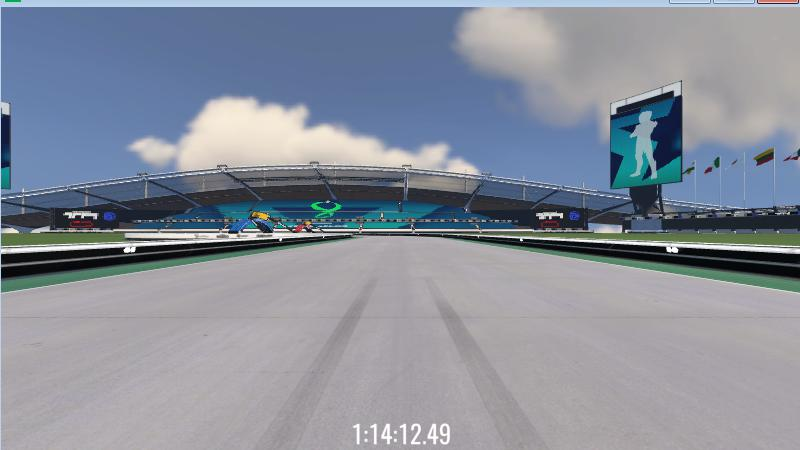
#> input picture images/assets/ligne.jpg, 800 x 450 px
$ jupyter execute lidar.ipynb   (older library calls are emulated)
#> lines starting #> are read from the running program, lines starting #| are printed output that depends on the picture; after the words box and inside, x2 and y2 are one past the last pixel; in counts of white or black regions, pixels touching at a corner belong together
[cell 1]
from screenshot import screenshot
from PIL import Image, ImageDraw
import matplotlib.pyplot as plt
import numpy as np

[cell 2]
def display(imArray, r=1, c=1, title=[], size=6, gray=True):
    fig, ax = plt.subplots(r, c, figsize=(size*c, size*r))
    # fig.patch.set_facecolor('#090909')
    if(len(imArray.shape) > 2):
        n = r*c
        ax = np.array(ax).flatten()
        if(len(title) != n):
            title = np.repeat("", n)
        for i in range(n):
            ax[i].axis('off')
            if(gray):
                ax[i].imshow(imArray[i], cmap='gray')
            else:
                ax[i].imshow(imArray[i])
            ax[i].set_title(str(title[i]))
    else:
        ax.axis('off')
        if(gray):
            ax.imshow(imArray, cmap='gray')
        else:
            ax.imshow(imArray)
        ax.set_title(str(title))


def concat(x, y):
    return np.array([np.array(x), np.array(y)])


def saveFromArray(array, name):
    frame = Image.fromarray(array)
    frame.save('assets/'+name + '.jpg')


def saveFromImage(img, name):
    img.save('assets/'+name + '.jpg')


h = 450
w = 800

[cell 3]
# frame = Image.fromarray(screenshot())
# image = 'ligne.jpg'
# frame.save(image)

[cell 4]
# frame = Image.fromarray(screenshot())
# image = 'virage.jpg'
# frame.save(image)

[cell 5]
ligne = Image.open("assets/ligne.jpg")
#> ligne is the input picture: PIL image 800x450 RGB; mean R, G, B 136.2, 142.8, 155.4
virage = Image.open("assets/virage.jpg")
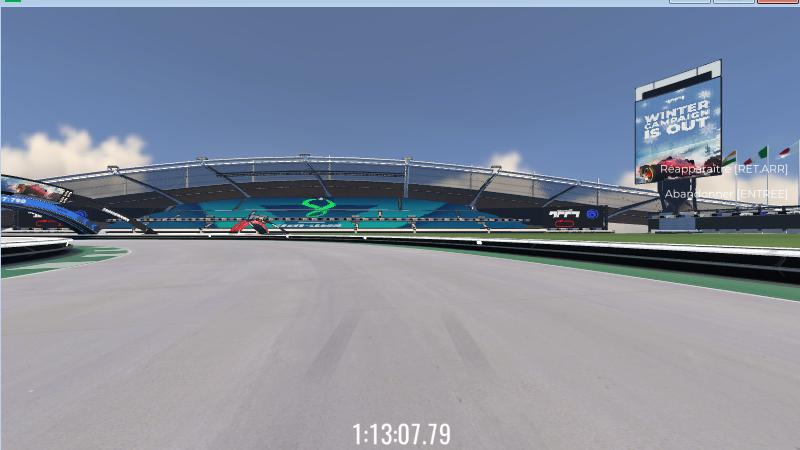
#> input picture images/assets/virage.jpg, 800 x 450 px
#> virage is the input picture: PIL image 800x450 RGB; mean R, G, B 130.8, 139.7, 156.8

display(concat(ligne, virage), r=1, c=2, title=[
        'ligne', 'virage'], gray=False, size=10)
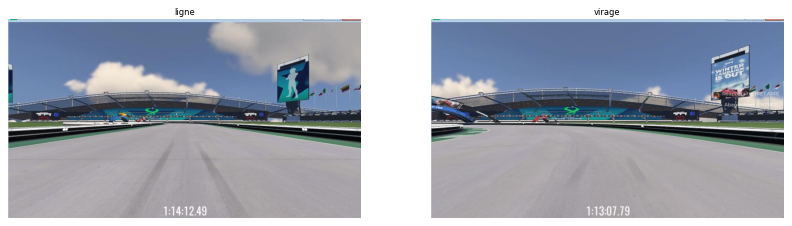
#> figure drawn by matplotlib, 2 panels

[cell 6]
def initCrop(img, l, u, r, d):
#> called with l = 0, u = 225, r = 0, d = 0
    img = img.crop((l, u, img.size[0]-r, img.size[1]-d))
    return img

[cell 7]
ligneCrop = initCrop(ligne, 0, ligne.size[1]//2, 0, 0)
virageCrop = initCrop(virage, 0, virage.size[1]//2, 0, 0)

saveFromImage(ligneCrop, "ligne_crop")
saveFromImage(virageCrop, "virage_crop")

display(concat(ligneCrop, virageCrop), r=1, c=2, title=[
        'ligne crop', 'virage crop'], gray=False, size=10)

[cell 8]
def imgReshape(img):
    img = img.resize((w, h), Image.ANTIALIAS)
#> img: PIL image 800x450 RGB
    img = img.convert('L')
#> img: PIL image 800x450 L
    img = np.array(img)
    return img.reshape((h, w, 1))

[cell 9]
ligneReshape = imgReshape(ligneCrop)
virageReshape = imgReshape(virageCrop)

saveFromArray(np.squeeze(ligneReshape, axis=2), "ligne_reshape")
saveFromArray(np.squeeze(ligneReshape, axis=2), "virage_reshape")

display(concat(ligneReshape, virageReshape), r=1, c=2, title=[
        'ligne reshape', 'virage reshape'], gray=True, size=10)

[cell 10]
def threshold(img, threshold=50):
#> called with threshold = 50
    img = img.point(lambda p: p < threshold and 255)
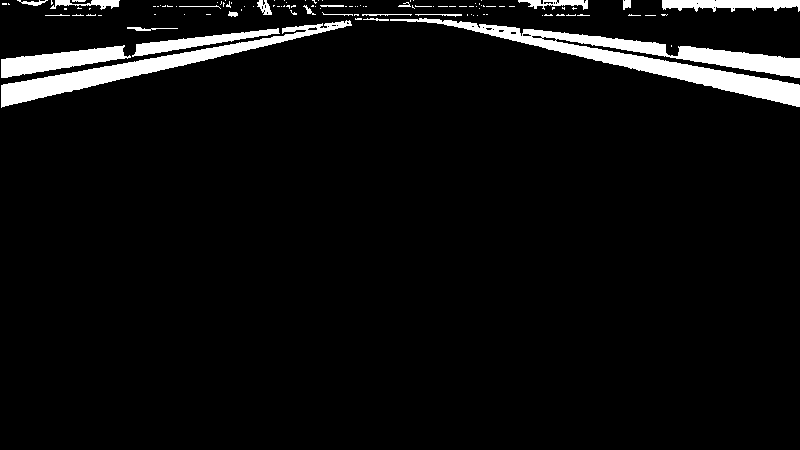
#> img: PIL image 800x450 L; 5.4% white; 112 white regions (90 under 20 px), largest, box (x1, y1, x2, y2) and area: (390, 18, 800, 107) 8456, (1, 20, 352, 108) 4709, (1, 45, 131, 78) 1994
    return img

[cell 11]
ligneTreshold = threshold(Image.fromarray(np.squeeze(ligneReshape, axis=2)))
virageTreshold = threshold(Image.fromarray(np.squeeze(virageReshape, axis=2)))
#> call 2 of threshold, with threshold = 50
#> in threshold (call 2), `img = img.point(lambda p: p < threshold and 255)`:
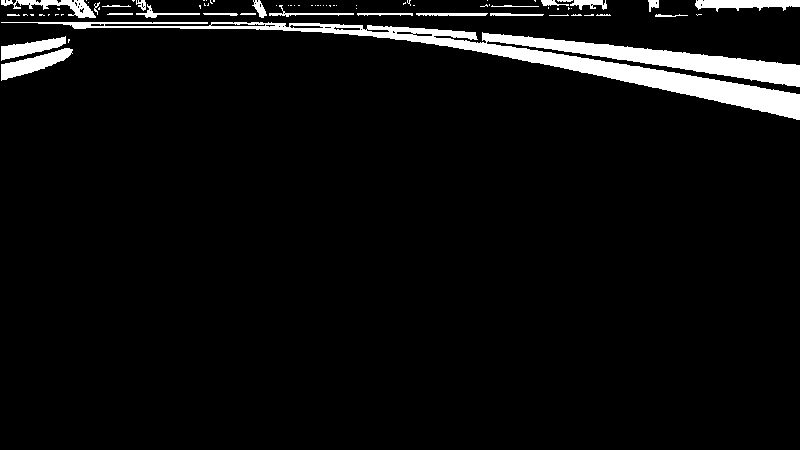
#> img: PIL image 800x450 L; 5.2% white; 75 white regions (49 under 20 px), largest, box (x1, y1, x2, y2) and area: (1, 22, 800, 120) 13570, (1, 48, 73, 81) 975, (695, 0, 800, 12) 823

saveFromImage(ligneTreshold, "ligne_threshold")
saveFromImage(virageTreshold, "virage_threshold")

[cell 12]
def findWalls(img_np, no_lines=11, threshold=50):
#> called with no_lines = 11, threshold = 50
    h, w, _ = img_np.shape
#> h = 450; w = 800
    dx = w//no_lines
#> dx = 72

    end_points = []
    start_points = range(dx//2, w, dx)
    for start_point in start_points:
        distance = h - 1
        while distance >= 0:
            if img_np[distance][start_point] <= threshold:  # pixel threshold
                break
            distance -= 1
        distance = h - distance - 1
        end_points.append(distance * 1.0 / h)

    return end_points

[cell 13]
def drawLines(end_points, img):
    w = 800
    h = 450

    no_lines = len(end_points)
    dx = w//no_lines

    imgDraw = ImageDraw.Draw(img)

    start_points = range(dx//2, w, dx)
    for start_point, end_point in zip(start_points, end_points):
        # line = [(x1, y1), (start_point, end_point)]
        line = [(start_point,  h-(end_point*h)), (w//2, h)]
        imgDraw.line(line, fill="white", width=1)

    return img


def drawLines2(end_points, img):
    w = 800
    h = 450

    no_lines = len(end_points)
    dx = w//no_lines

    imgDraw = ImageDraw.Draw(img)

    start_points = range(dx//2, w, dx)
    for start_point, end_point in zip(start_points, end_points):
        # line = [(x1, y1), (start_point, end_point)]
        line = [(start_point,  h-(end_point*h//2)), (w//2, h)]
        imgDraw.line(line, fill="blue", width=1)

    return img


def drawCuts(end_points, img):
    w = 800
    h = 450

    no_lines = len(end_points)
    dx = w//no_lines

    imgDraw = ImageDraw.Draw(img)

    start_points = range(dx//2, w, dx)
    for start_point, end_point in zip(start_points, end_points):
        # line = [(x1, y1), (start_point, end_point)]
        line = [(start_point,  0), (start_point, h)]
        imgDraw.line(line, fill="white", width=1)

    return img

[cell 14]
no = 11
lignePoints = findWalls(np.array(ligneReshape), no_lines=no)
#> lignePoints = [0.78, 0.818, 0.853, 0.891, 0.929, 0.953, 0.933, 0.896, 0.858, 0.822, 0.782]
viragePoints = findWalls(np.array(virageReshape), no_lines=no)
#> viragePoints = [0.842, 0.938, 0.936, 0.936, 0.927, 0.911, 0.889, 0.858, 0.824, 0.791, 0.756]

ligneCuts = drawCuts(lignePoints, Image.fromarray(
    np.squeeze(ligneReshape, axis=2)))
#> in drawCuts, `no_lines = len(end_points)`: no_lines = 11
#> in drawCuts, `dx = w//no_lines`: dx = 72
#> the loop in drawCuts, `for start_point, end_point in zip(start_points, end_points):` made 11 passes
#> (start_point, end_point, line) on passes 1 to 11: (36, 0.78, [(36, 0), (36, 450)]), (108, 0.818, [(108, 0), (108, 450)]), (180, 0.853, [(180, 0), (180, 450)]), (252, 0.891, [(252, 0), (252, 450)]), (324, 0.929, [(324, 0), (324, 450)]), (396, 0.953, [(396, 0), (396, 450)]), (468, 0.933, [(468, 0), (468, 450)]), (540, 0.896, [(540, 0), (540, 450)]), (612, 0.858, [(612, 0), (612, 450)]), (684, 0.822, [(684, 0), (684, 450)]), (756, 0.782, [(756, 0), (756, 450)])
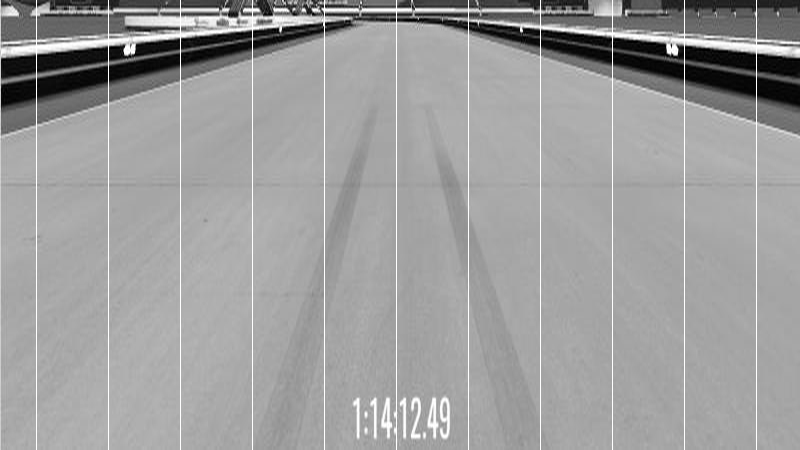
#> ligneCuts: PIL image 800x450 L; min 0, max 255, mean 156.7
virageCuts = drawCuts(viragePoints, Image.fromarray(
    np.squeeze(virageReshape, axis=2)))
#> the loop in drawCuts (call 2), `for start_point, end_point in zip(start_points, end_points):` made 11 passes
#> (start_point, end_point, line) on passes 1 to 11: (36, 0.842, [(36, 0), (36, 450)]), (108, 0.938, [(108, 0), (108, 450)]), (180, 0.936, [(180, 0), (180, 450)]), (252, 0.936, [(252, 0), (252, 450)]), (324, 0.927, [(324, 0), (324, 450)]), (396, 0.911, [(396, 0), (396, 450)]), (468, 0.889, [(468, 0), (468, 450)]), (540, 0.858, [(540, 0), (540, 450)]), (612, 0.824, [(612, 0), (612, 450)]), (684, 0.791, [(684, 0), (684, 450)]), (756, 0.756, [(756, 0), (756, 450)])
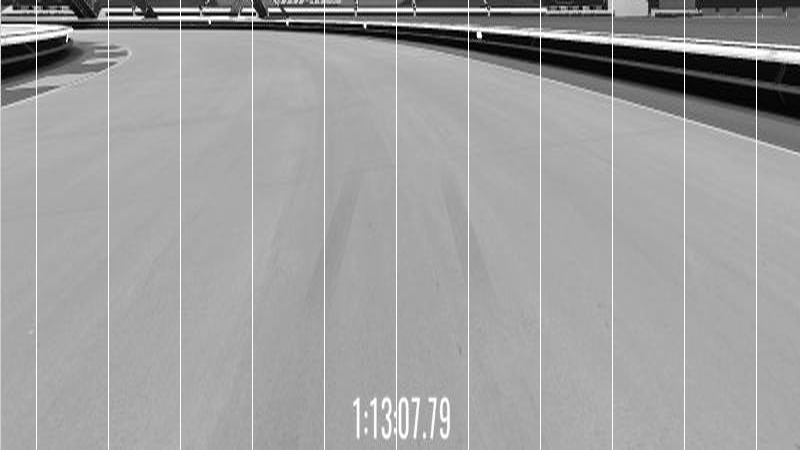
#> virageCuts: PIL image 800x450 L; min 0, max 255, mean 158.8

ligneLidar = drawLines(lignePoints, Image.fromarray(
    np.squeeze(ligneReshape, axis=2)))
#> in drawLines, `no_lines = len(end_points)`: no_lines = 11
#> in drawLines, `dx = w//no_lines`: dx = 72
#> the loop in drawLines, `for start_point, end_point in zip(start_points, end_points):` made 11 passes
#> (start_point, end_point, line) on passes 1 to 11: (36, 0.78, [(36, 99), (400, 450)]), (108, 0.818, [(108, 82), (400, 450)]), (180, 0.853, [(180, 66), (400, 450)]), (252, 0.891, [(252, 49), (400, 450)]), (324, 0.929, [(324, 32), (400, 450)]), (396, 0.953, [(396, 21), (400, 450)]), (468, 0.933, [(468, 30), (400, 450)]), (540, 0.896, [(540, 47), (400, 450)]), (612, 0.858, [(612, 64), (400, 450)]), (684, 0.822, [(684, 80), (400, 450)]), (756, 0.782, [(756, 98), (400, 450)])
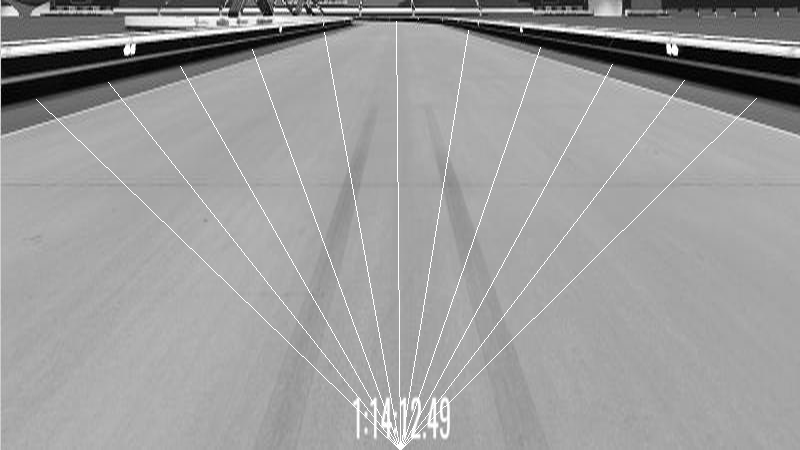
#> ligneLidar: PIL image 800x450 L; min 0, max 255, mean 156.4
virageLidar = drawLines(viragePoints, Image.fromarray(
    np.squeeze(virageReshape, axis=2)))
#> the loop in drawLines (call 2), `for start_point, end_point in zip(start_points, end_points):` made 11 passes
#> (start_point, end_point, line) on passes 1 to 11: (36, 0.842, [(36, 71), (400, 450)]), (108, 0.938, [(108, 28), (400, 450)]), (180, 0.936, [(180, 29), (400, 450)]), (252, 0.936, [(252, 29), (400, 450)]), (324, 0.927, [(324, 33), (400, 450)]), (396, 0.911, [(396, 40), (400, 450)]), (468, 0.889, [(468, 50), (400, 450)]), (540, 0.858, [(540, 64), (400, 450)]), (612, 0.824, [(612, 79), (400, 450)]), (684, 0.791, [(684, 94), (400, 450)]), (756, 0.756, [(756, 110), (400, 450)])
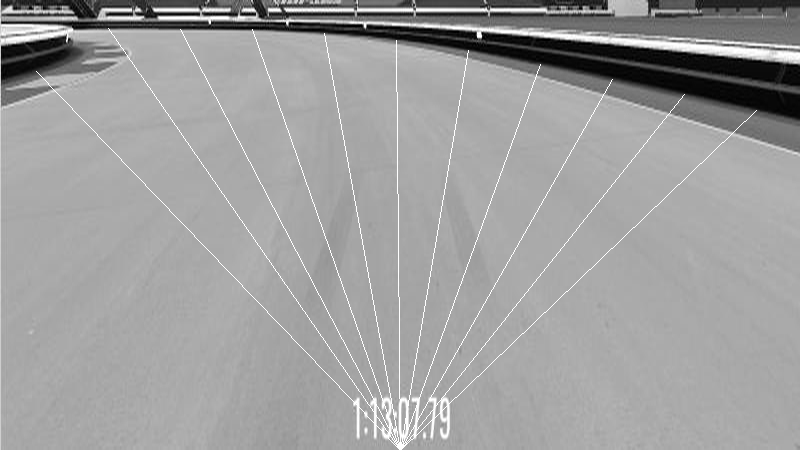
#> virageLidar: PIL image 800x450 L; min 0, max 255, mean 158.5

saveFromImage(ligneCuts, "ligne_cuts")
saveFromImage(virageCuts, "virage_cuts")

saveFromImage(ligneLidar, "ligne_lidar")
saveFromImage(virageLidar, "virage_lidar")

display(concat(ligneLidar, virageLidar), r=1, c=2, title=[
        'ligne lidar', 'virage lidar'], gray=True, size=10)

[cell 15]
ligneLidar2 = drawLines2(lignePoints, ligne)
#> in drawLines2, `no_lines = len(end_points)`: no_lines = 11
#> in drawLines2, `dx = w//no_lines`: dx = 72
#> the loop in drawLines2, `for start_point, end_point in zip(start_points, end_points):` made 11 passes
#> (start_point, end_point, line) on passes 1 to 11: (36, 0.78, [(36, 275), (400, 450)]), (108, 0.818, [(108, 266), (400, 450)]), (180, 0.853, [(180, 258), (400, 450)]), (252, 0.891, [(252, 250), (400, 450)]), (324, 0.929, [(324, 241), (400, 450)]), (396, 0.953, [(396, 236), (400, 450)]), (468, 0.933, [(468, 240), (400, 450)]), (540, 0.896, [(540, 249), (400, 450)]), (612, 0.858, [(612, 257), (400, 450)]), (684, 0.822, [(684, 265), (400, 450)]), (756, 0.782, [(756, 274), (400, 450)])
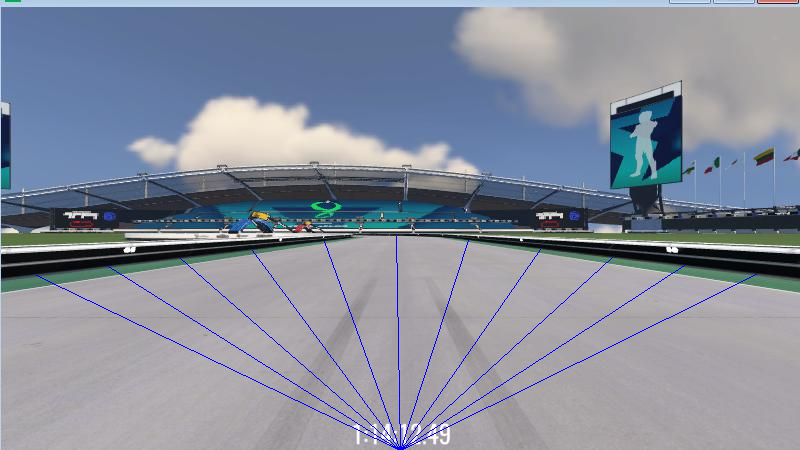
#> ligneLidar2: PIL image 800x450 RGB; mean R, G, B 134.9, 141.6, 156
virageLidar2 = drawLines2(viragePoints, virage)
#> the loop in drawLines2 (call 2), `for start_point, end_point in zip(start_points, end_points):` made 11 passes
#> (start_point, end_point, line) on passes 1 to 11: (36, 0.842, [(36, 261), (400, 450)]), (108, 0.938, [(108, 239), (400, 450)]), (180, 0.936, [(180, 240), (400, 450)]), (252, 0.936, [(252, 240), (400, 450)]), (324, 0.927, [(324, 242), (400, 450)]), (396, 0.911, [(396, 245), (400, 450)]), (468, 0.889, [(468, 250), (400, 450)]), (540, 0.858, [(540, 257), (400, 450)]), (612, 0.824, [(612, 265), (400, 450)]), (684, 0.791, [(684, 272), (400, 450)]), (756, 0.756, [(756, 280), (400, 450)])
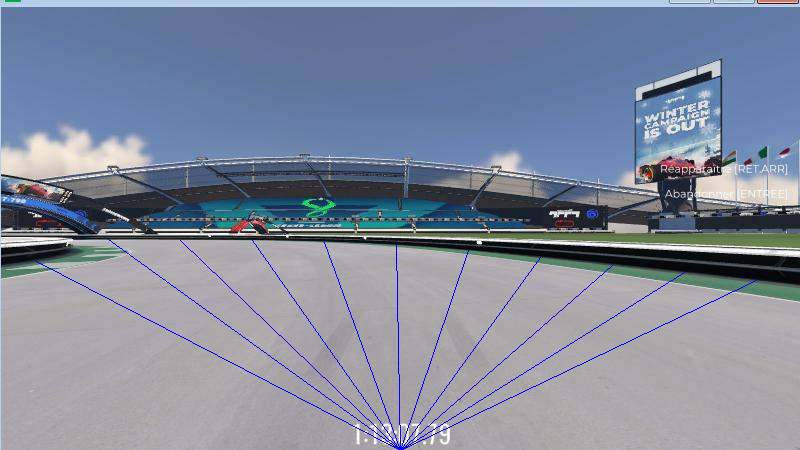
#> virageLidar2: PIL image 800x450 RGB; mean R, G, B 129.5, 138.5, 157.4

saveFromImage(ligneLidar2, "ligne_lidar2")
saveFromImage(virageLidar2, "virage_lidar2")

display(concat(ligneLidar2, virageLidar2), r=1, c=2, title=[
        'ligne lidar', 'virage lidar'], gray=True, size=10)
